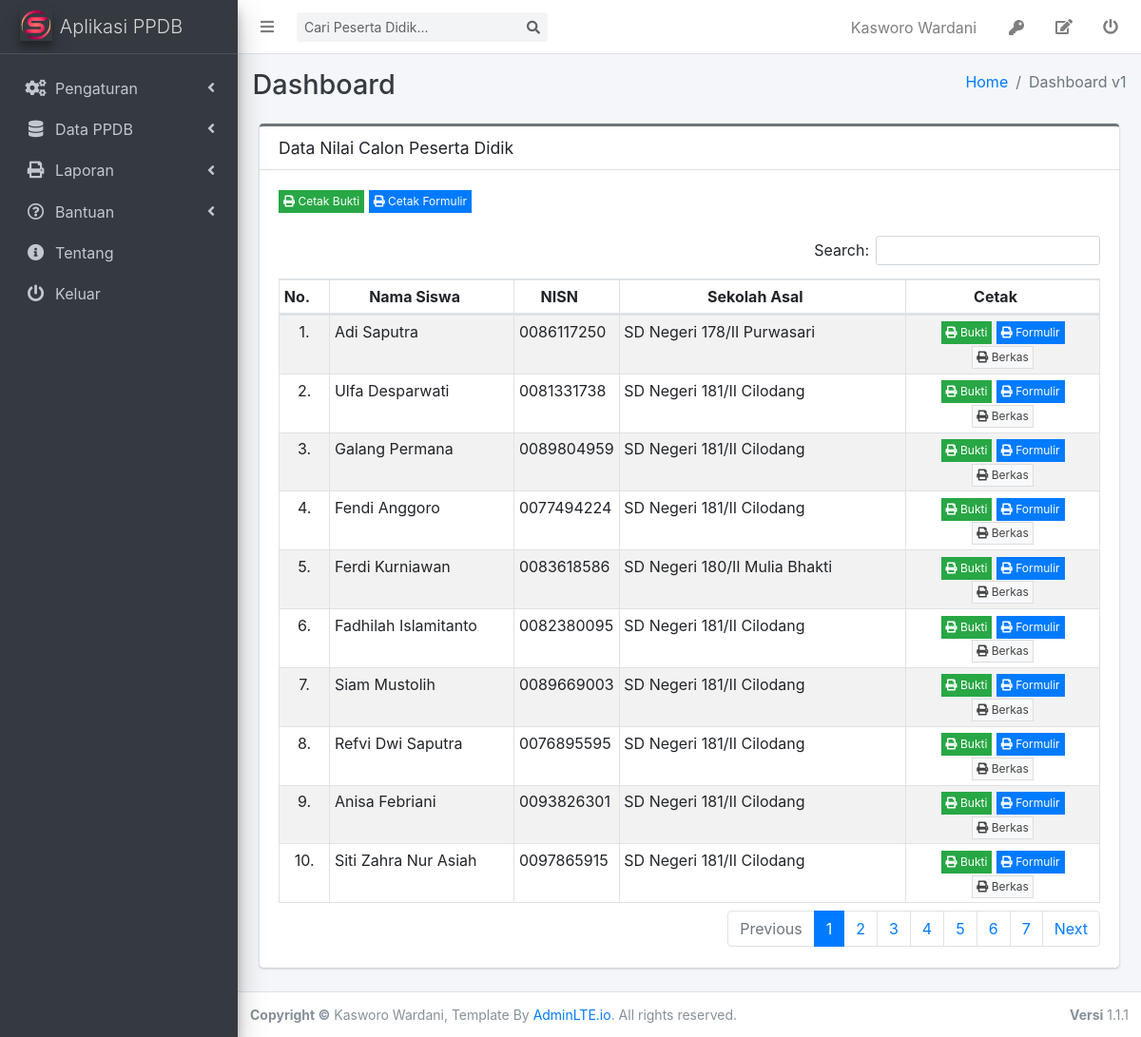
/admin/index.php?p=buktitampil (signed in), run on the app's committed database.
### tables this page shows
CREATE TABLE `tb_user` (
  `iduser` int(11) NOT NULL AUTO_INCREMENT,
  `username` varchar(50) NOT NULL,
  `nama` varchar(250) NOT NULL,
  `jbtdinas` enum('1','2','3','4','5') DEFAULT NULL,
  `passwd` varchar(250) DEFAULT NULL,
  `level` enum('0','1') DEFAULT NULL,
  `aktif` enum('0','1') DEFAULT NULL,
  `jbtpanitia` enum('1','2','3','4','5','6') NOT NULL,
  `nip` varchar(18) NOT NULL,
  `tmplahir` varchar(250) DEFAULT NULL,
  `tgllahir` date DEFAULT NULL,
  `alamat` varchar(250) NOT NULL,
  `desa` varchar(250) NOT NULL,
  `logakhir` datetime NOT NULL,
  `kec` varchar(250) NOT NULL,
  `kab` varchar(250) NOT NULL,
  `prov` varchar(250) NOT NULL,
  `kdpos` char(5) NOT NULL,
  `email` varchar(250) NOT NULL,
  `nohp` char(15) NOT NULL,
  `foto` varchar(250) NOT NULL,
  `agama` enum('A','B','C','D','E','F') DEFAULT NULL,
  `gender` enum('L','P') DEFAULT NULL,
  `tglupdate` date DEFAULT NULL,
  PRIMARY KEY (`iduser`)
);

CREATE TABLE `tb_calsis` (
  `idcalsis` int(11) NOT NULL AUTO_INCREMENT,
  `idskulasal` char(8) DEFAULT NULL,
  `nopend` char(20) NOT NULL DEFAULT 'NULL',
  `kdskul` char(20) DEFAULT NULL,
  `kdthpel` char(5) DEFAULT NULL,
  `nama` varchar(200) DEFAULT NULL,
  `nik` char(18) DEFAULT NULL,
  `nisn` char(10) DEFAULT NULL,
  `tmplhr` varchar(200) DEFAULT NULL,
  `tgllhr` date DEFAULT NULL,
  `agama` char(1) DEFAULT NULL,
  `gender` enum('L','P') DEFAULT NULL,
  `alamat` varchar(200) DEFAULT NULL,
  `desa` varchar(200) DEFAULT NULL,
  `kec` varchar(200) DEFAULT NULL,
  `kab` varchar(200) DEFAULT NULL,
  `prov` varchar(200) DEFAULT NULL,
  `kdpos` char(5) DEFAULT NULL,
  `nohp` char(15) DEFAULT NULL,
  `deleted` enum('1','0') DEFAULT NULL,
  `tglinput` date DEFAULT NULL,
  `logakhir` datetime DEFAULT NULL,
  `foto` varchar(250) DEFAULT NULL,
  `pwd` varchar(250) NOT NULL,
  PRIMARY KEY (`idcalsis`),
  KEY `idskulasal` (`idskulasal`)
);

### admin/dbfunction.php (called while the page is built, shortened)
<?php
    $conn=mysqli_connect("localhost","root","password");
    mysqli_select_db($conn,"smpnlipa_ppdb") or die('Error selecting MySQL database: ' . mysqli_error);
    function viewdata($tbl, $key='', $id='', $ord='' ){
        global $conn;
        if($key=='' && $id=='' && $ord==''){
            $sql="SELECT*FROM $tbl";
        }
        else if($key=='' && $id==''){
            $sql="SELECT*FROM $tbl ORDER BY $ord";
        }
        elseif($ord==''){
            $sql="SELECT*FROM $tbl WHERE $key='$id'";
        }
        else {
            $sql="SELECT*FROM $tbl WHERE $key = '$id' ORDER BY $ord";
        }
        $result=mysqli_query($conn, $sql);
        $rows=[];
        while($row=mysqli_fetch_assoc($result)){
            $rows[]=$row;
        }
        return $rows;
    }
?>

### admin/bukti_tampil.php (the view, shortened to what this page needs)
<div class="col-sm-12">
    <div class="card card-secondary card-outline">
        <div class="card-header">
            <h4 class="card-title">Data Nilai Calon Peserta Didik</h4>
        </div>
        <div class="card-body">
            <div class="row">
                <div class="col-sm-12">
                    <a href="print_bukti.php?id=<?php echo base64_encode('all');?>" class="btn btn-xs btn-success btn-flat" target="_blank">
                        <i class="fas fa-print"></i>&nbsp;Cetak Bukti
                    </a>
                    <a href="print_formulir.php?id=<?php echo base64_encode('all');?>" class="btn btn-xs btn-primary btn-flat" target="_blank">
                        <i class="fas fa-print"></i>&nbsp;Cetak Formulir
                    </a>
                </div>
            </div>
            <br/>
            <div class="table-responsive">
              <table id="tb_siswa" class="table table-bordered table-striped table-sm">
                <thead>
                <tr>
                  <th style="text-align: center;width:2.5%">No.</th>
                  <th style="text-align: center;width:22.5%">Nama Siswa</th>
                  <th style="text-align: center;width:7.5%">NISN</th>
                  <th style="text-align: center;width:35%">Sekolah Asal</th>
                  <th style="text-align: center">Cetak</th>
                </tr>
                </thead>
                <tbody>
                <?php
                    $qs=viewdata("v_calsis");
                    $no=0;
                   foreach($qs as $s)
                    {
                        $no++;
                ?>
                <tr>
                  <td style="text-align: center"><?php echo $no.'.';?></td>
                  <td><?php echo ucwords(strtolower($s['nama']));?></td>
                  <td><?php echo $s['nisn'];?></td>
                  <td><?php echo ($s['asl']);?></td>
                  <td style="text-align: center">
                    <a href="print_bukti.php?id=<?php echo base64_encode($s['nopend']);?>" class="btn btn-xs btn-success btn-flat" target="_blank">
                        <i class="fas fa-print"></i>&nbsp;Bukti
                    </a>
                    <a href="print_formulir.php?id=<?php echo base64_encode($s['nopend']);?>" class="btn btn-xs btn-primary btn-flat" target="_blank">
                        <i class="fas fa-print"></i>&nbsp;Formulir
                    </a>
                    <a href="print_berkas.php?id=<?php echo base64_encode($s['nopend']);?>" class="btn btn-xs btn-default btn-flat" target="_blank">
                        <i class="fas fa-print"></i>&nbsp;Berkas
                    </a>
                  </td>
                </tr>
                    <?php } ?>
                </tbody>
              </table>
            </div>
        </div>
    </div>
</div>

### admin/index.php (shortened to what this page needs)
<?php
	include "dbfunction.php";
	$u=viewdata("tb_user","iduser",$_COOKIE['id'])[0];
	$nama=$u['nama'];
	$level=$u['level'];
?>
<!DOCTYPE html>
<html>
<head>
	<link rel="stylesheet" href="../assets/css/all.min.css">
	<link rel="stylesheet" href="../assets/plugins/overlayScrollbars/css/OverlayScrollbars.min.css">
	<link rel="stylesheet" href="../assets/css/adminlte.min.css">
	<link rel="stylesheet" href="../assets/plugins/sweetalert2-theme-bootstrap-4/bootstrap-4.min.css">
	<link rel="stylesheet" href="../assets/plugins/toastr/toastr.min.css">
	<link rel="stylesheet" href="../assets/plugins/select2/css/select2.min.css">
	<link rel="stylesheet" href="../assets/plugins/select2-bootstrap4-theme/select2-bootstrap4.min.css">
	<link rel="stylesheet" href="../assets/plugins/datatables-bs4/css/dataTables.bootstrap4.min.css">
	<link rel="stylesheet" href="../assets/plugins/datatables-responsive/css/responsive.bootstrap4.min.css">
	<link rel="stylesheet" type="text/css" href="../assets/css/jquery.datetimepicker.css">
	<link rel="stylesheet" type="text/css" href="../assets/css/dropzone.css"/>
</head>
</head>
<body class="skihold-transition sidebar-mini layout-fixed layout-navbar-fixed layout-footer-fixed">
<div class="wrapper">
	<nav class="main-header navbar navbar-expand navbar-white navbar-light">
		<ul class="navbar-nav">
			<li class="nav-item">
				<a class="nav-link" data-widget="pushmenu" href="#" role="button">
					<i class="fas fa-bars"></i>
				</a>
			</li>
		</ul>
		<div class="form-inline ml-2">
			<div class="input-group input-group-sm">
				<input class="form-control form-control-navbar" type="search" id="dicari" placeholder="Cari Peserta Didik..." aria-label="Search">
				<div class="input-group-append">
					<button class="btn btn-navbar" id="goleki">
						<i class="fas fa-search"></i>
					</button>
				</div>
			</div>
		</div>
		<ul class="navbar-nav ml-auto">
			<li class="nav-item">
				<span class="btn nav-link">
					<?php echo $nama;?>
				</span>
			</li>
			<li class="nav-item">
				<span class="btn nav-link"  data-toggle="modal" data-target="#myPassword" title="Ganti Password">
				<i class="fas fa-key"></i>
				</span>
			</li>
			<li class="nav-item">
				<a href="index.php?p=adduser&m=3" class="nav-link" title="Edit Data">
				<i class="fas fa-edit"></i>
				</a>
			</li>
			<li class="nav-item">
				<a class="nav-link" href="logout.php" title="Keluar / Logout">
					<i class="fas fa-power-off"></i>
				</a>
		</li>
		</ul>
	</nav>
  <aside class="main-sidebar sidebar-dark-primary elevation-4">
	<a href="index.php?p=dashboard" class="brand-link">
	  <img src="../assets/img/logo.png" width="100" class="brand-image elevation-3"
		   style="opacity: 1.0">
	 <span class="brand-text font-weight-light">Aplikasi PPDB</span>
	</a>
	<div class="sidebar">
	  <nav class="mt-3 pb-3 mb-3">
		<ul class="nav nav-pills nav-sidebar flex-column" data-widget="treeview" role="menu" data-accordion="false">
			<?php	if($level=='1'){ ?>
		  <li class="nav-item has-treeview">
		  	<a href="#" class="nav-link">
				<i class="nav-icon fas fa-cogs"></i>
				<p>
					Pengaturan
				</p>
				<i class="fas fa-angle-left right"></i>
			</a>
		  </li>
		  <li class="nav-item has-treeview">
			<a href="#" class="nav-link">
			  <i class="nav-icon fas fa-database"></i>
			  <p>
				Data PPDB
				<i class="fas fa-angle-left right"></i>
			  </p>
			</a>
		  </li>
		  <li class="nav-item has-treeview">
			<a href="#" class="nav-link">
			  <i class="nav-icon fas fa-print"></i>
			  <p>
				Laporan
				<i class="fas fa-angle-left right"></i>
			  </p>
			</a>
		  </li>
		  <?php } ?>
		  <li class="nav-item">
			<a href="#" class="nav-link">
			  <i class="far fa-question-circle nav-icon"></i>
			  <p>
				Bantuan
				<i class="fas fa-angle-left right"></i>
			  </p>
			</a>
		   </li>
		   <li class="nav-item">
			   <a href="#" class="nav-link">
				 <i class="fas fa-info-circle nav-icon"></i>
				 <p>Tentang</p>
			   </a>
			</li>
			  <li class="nav-item">
				<a href="logout.php" class="nav-link">
				  <i class="fas fa-power-off nav-icon"></i>
				  <p>Keluar</p>
				</a>
			  </li>
		</ul>
	  </nav>
	</div>
  </aside>
  <div class="content-wrapper">
	<div class="content-header">
	  <div class="container-fluid">
		<div class="row mb-2">
		  <div class="col-sm-6">
			<h1 class="m-0 text-dark">Dashboard</h1>
		  </div>
		  <div class="col-sm-6">
			<ol class="breadcrumb float-sm-right">
			  <li class="breadcrumb-item"><a href="#">Home</a></li>
			  <li class="breadcrumb-item active">Dashboard v1</li>
			</ol>
		  </div>
		</div>
	  </div>
	</div>
	<section class="content">
	  <div class="container-fluid">
		<div class="form-group">
		<?php
			if(!isset($_GET['p']) || $_GET['p']=='' || $_GET['p']=='dashboard') {include "dashboard.php";}
			else if($_GET['p']=='datasekolah') {include "sekolah_tampil.php";}
			else if($_GET['p']=='datauser') {include "user_tampil.php";}
			else if($_GET['p']=='adduser'){include "user_form.php";}
			else if($_GET['p']=='jadwal') {include "jadwal_tampil.php";}
			else if($_GET['p']=='pagu') {include "pagu_tampil.php";}
			else if($_GET['p']=='syarat') {include "syarat_tampil.php";}
			else if($_GET['p']=='datamapel') {include "mapel_tampil.php";}
			else if($_GET['p']=='skulasal') {include "skulasal_tampil.php";}
			else if($_GET['p']=='datacalsis') {include "calsis_tampil.php";}
			else if($_GET['p']=='datanilai') {include "nilai_tampil.php";}
			else if($_GET['p']=='addsiswa'){include "calsis_form.php";}
			else if($_GET['p']=='addortu'){include "ortu_form.php";}
			else if($_GET['p']=='addnilai'){include "nilai_form.php";}
			else if($_GET['p']=='addupload'){include "upload_form.php";}
			else if($_GET['p']=='cekberkas'){include "berkas_tampil.php";}
			else if($_GET['p']=='ceklisberkas'){include "berkas_ceklis.php";}
			else if($_GET['p']=='berkasupload'){include "berkas_upload.php";}
			else if($_GET['p']=='buktitampil'){include "bukti_tampil.php";}
			else if($_GET['p']=='hasilseleksi'){include "seleksi_tampil.php";}
		?>
		</div>
	  </div>
	</section>
  </div>
  <footer class="main-footer text-sm">
	<strong>Copyright &copy;</strong> Kasworo Wardani, Template By <a href="http://adminlte.io">AdminLTE.io</a>.
	All rights reserved.
	<div class="float-right d-none d-sm-inline-block">
	  <b>Versi</b> 1.1.1
	</div>
  </footer>
</div>
</body>
</html>

### data on the page
tb_user: nama "Kasworo Wardani"
tb_calsis: nama "Adi Saputra", nisn "0086117250", asl "SD Negeri 178/II Purwasari"
tb_calsis: nama "Ulfa Desparwati", nisn "0081331738", asl "SD Negeri 181/II Cilodang"
tb_calsis: nama "Galang Permana", nisn "0089804959", asl "SD Negeri 181/II Cilodang"
tb_calsis: nama "Fendi Anggoro", nisn "0077494224", asl "SD Negeri 181/II Cilodang"
tb_calsis: nama "Ferdi Kurniawan", nisn "0083618586", asl "SD Negeri 180/II Mulia Bhakti"
tb_calsis: nama "Fadhilah Islamitanto", nisn "0082380095", asl "SD Negeri 181/II Cilodang"
tb_calsis: nama "Siam Mustolih", nisn "0089669003", asl "SD Negeri 181/II Cilodang"
tb_calsis: nama "Refvi Dwi Saputra", nisn "0076895595", asl "SD Negeri 181/II Cilodang"
tb_calsis: nama "Anisa Febriani", nisn "0093826301", asl "SD Negeri 181/II Cilodang"
tb_calsis: nama "Siti Zahra Nur Asiah", nisn "0097865915", asl "SD Negeri 181/II Cilodang"
